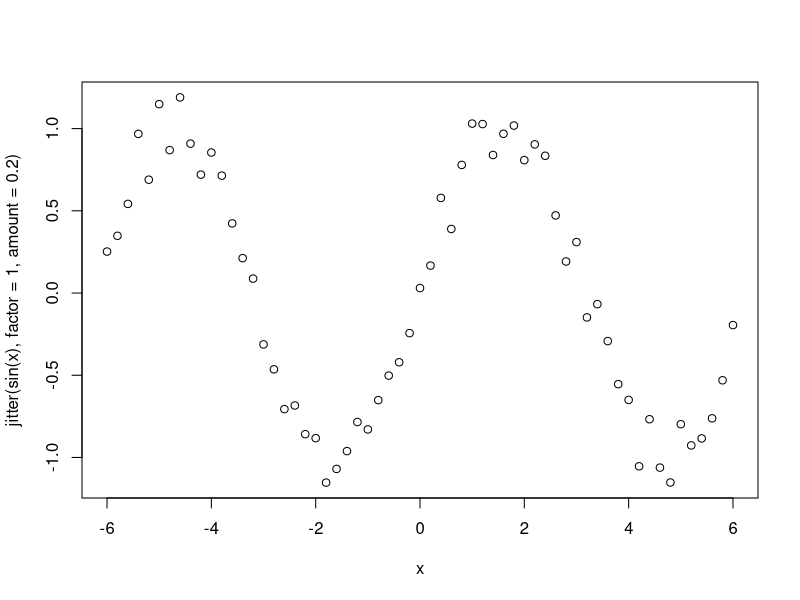

Recreate this plot in R.
## ---- chunk 1
sample(c("yes","no","maybe"), replace = TRUE, 10, prob=c(0.8,0.1,0.1))
## ---- chunk 2
seq(along.with = 15:11) == seq_along(1:5) # 1 2 3 4 5
seq(4,11, length=20) # can specify length of seq
## ---- chunk 3
seq(as.Date("2000/1/1"), by = "month", length.out=12)
## ---- chunk 4
rep(c(1,2), times = 10) # 1 2 1 2 ...
rep(c(1,2), each = 10) # 111..222...
## ---- chunk 5
y <- rnorm(1000); z <- rep(NA,1000)
messy_data <- sample(c(y,z), 100)
my_na <- is.na(messy_data) # gives us a logical vector of where the NAs are
## ---- chunk 6
x <- seq(-6, 6, by=0.2)
plot(x, jitter(sin(x), factor = 1, amount = 0.2))
